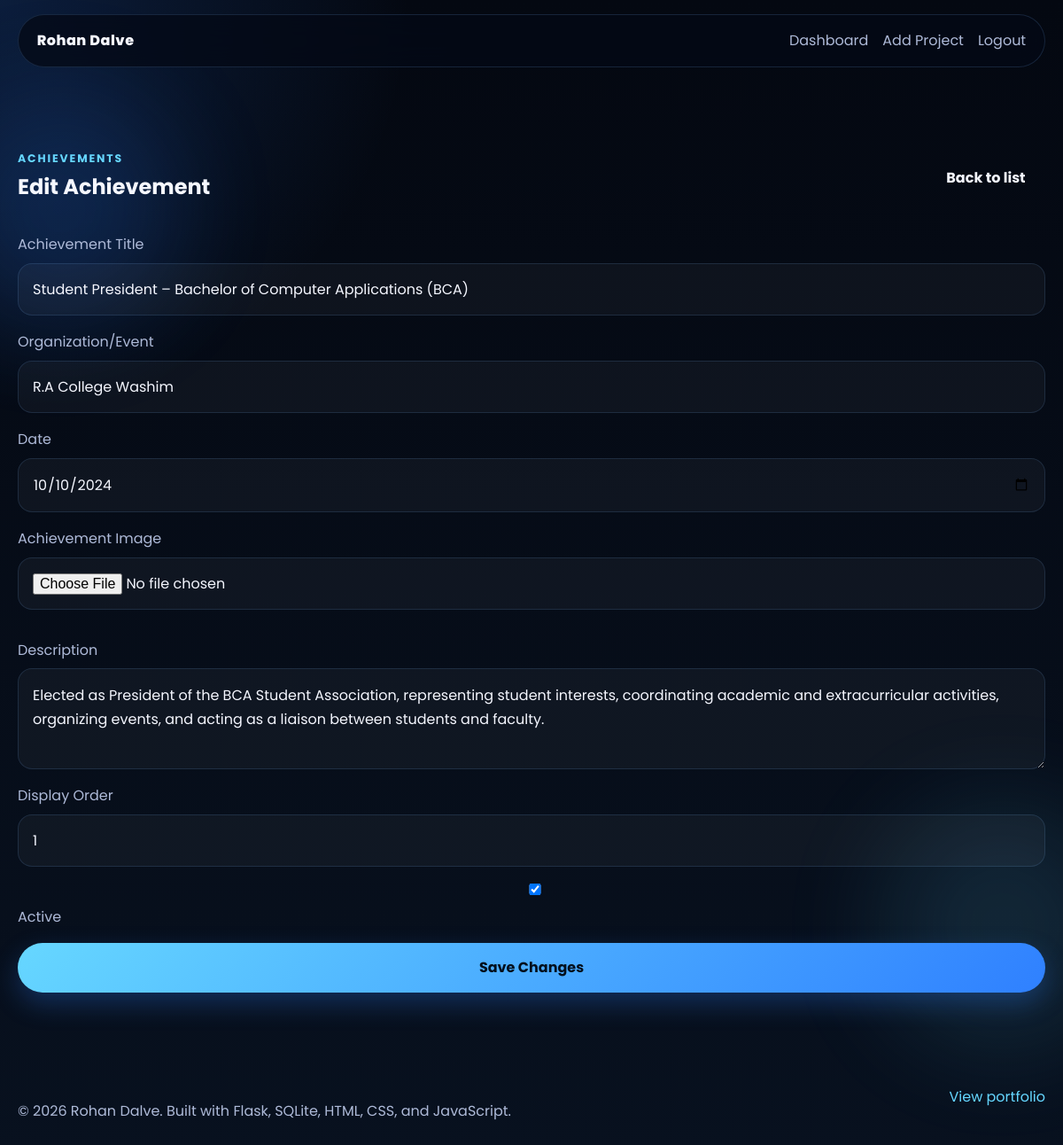
The page /edit-achievement/1 (signed in) on the database its author committed.
### tables this page shows
CREATE TABLE settings (
            key TEXT PRIMARY KEY,
            value TEXT NOT NULL
        );

CREATE TABLE achievements (
            id INTEGER PRIMARY KEY AUTOINCREMENT,
            title TEXT NOT NULL,
            organization TEXT,
            achievement_date TEXT,
            description TEXT,
            image TEXT,
            display_order INTEGER DEFAULT 0,
            status INTEGER DEFAULT 1,
            created_at TEXT DEFAULT (datetime('now')),
            updated_at TEXT
        );

### app.py (the view, shortened to what this page needs)
@app.route("/edit-achievement/<int:ach_id>", methods=["GET", "POST"])
@admin_required
def edit_achievement(ach_id: int):
    ach = query_one("SELECT * FROM achievements WHERE id = ?", (ach_id,))
    if not ach:
        flash("Achievement not found.", "error")
        return redirect(url_for("achievements_manager"))
    return render_template("edit_achievement.html", ach=ach)

### app.py (called while the page is built)
def get_db() -> sqlite3.Connection:
    if "db" not in g:
        g.db = sqlite3.connect(app.config["DATABASE"])
        g.db.row_factory = sqlite3.Row
    return g.db

def query_one(query: str, params: tuple = ()) -> sqlite3.Row | None:
    return get_db().execute(query, params).fetchone()

def admin_required(view_func):
    @wraps(view_func)
    def wrapped_view(*args, **kwargs):
        if not session.get("admin_logged_in"):
            flash("Please log in to access the admin dashboard.", "error")
            return redirect(url_for("admin_login"))
        return view_func(*args, **kwargs)
    return wrapped_view

@app.context_processor
def inject_globals():
    db = sqlite3.connect(app.config["DATABASE"])
    db.row_factory = sqlite3.Row
    rows = db.execute("SELECT key, value FROM settings").fetchall()
    db.close()
    site = DEFAULT_SETTINGS.copy()
    site.update({row["key"]: row["value"] for row in rows})
    return {"site": site, "current_year": datetime.now().year}

### templates/edit_achievement.html (shortened to what this page needs)
{% extends "base.html" %}
{% block body_class %}admin-body{% endblock %}
{% block content %}
<section class="section">
    <div class="container">
        <div class="panel-header">
            <div>
                <span class="section-tag">Achievements</span>
                <h2>Edit Achievement</h2>
            </div>
            <a class="btn" href="{{ url_for('achievements_manager') }}">Back to list</a>
        </div>
        <form class="admin-form" action="{{ url_for('edit_achievement', ach_id=ach.id) }}" method="post" enctype="multipart/form-data">
            <label>Achievement Title<input type="text" name="title" value="{{ ach.title }}" required></label>
            <label>Organization/Event<input type="text" name="organization" value="{{ ach.organization }}"></label>
            <label>Date<input type="date" name="achievement_date" value="{{ ach.achievement_date }}"></label>
            <label>Achievement Image<input type="file" name="image" accept=".png,.jpg,.jpeg,.webp,.gif"></label>
            <label>Description<textarea name="description" rows="3">{{ ach.description }}</textarea></label>
            <label>Display Order<input type="number" name="display_order" value="{{ ach.display_order }}"></label>
            <label><input type="checkbox" name="status" {% if ach.status %}checked{% endif %}> Active</label>
            <button class="btn btn-primary" type="submit">Save Changes</button>
        </form>
    </div>
</section>
{% endblock %}

### templates/partials/navbar.html (shortened to what this page needs)
<header class="site-header" id="top">
    <nav class="navbar container">
        <a href="{{ url_for('home') }}#hero" class="brand">{{ site.name }}</a>
        <div class="nav-links" id="nav-menu">
            {% if request.path == '/' %}
            <a href="#hero">Home</a>
            <a href="#about">About</a>
            <a href="#skills">Skills</a>
            <a href="#experience">Experience</a>
            <a href="#projects">Projects</a>
            <a href="#contact">Contact</a>
            <a class="nav-button" href="{{ url_for('static', filename='resume.pdf') }}" download>Resume</a>
            {% elif session.get('admin_logged_in') %}
            <a href="{{ url_for('dashboard') }}">Dashboard</a>
            <a href="{{ url_for('add_project') }}">Add Project</a>
            <form action="{{ url_for('logout') }}" method="post" class="nav-inline-form">
                <button type="submit" class="nav-link-button">Logout</button>
            </form>
            {% else %}
            <a href="{{ url_for('home') }}#projects">Portfolio</a>
            <a href="{{ url_for('admin_login') }}">Admin Login</a>
            {% endif %}
        </div>
    </nav>
</header>

### templates/partials/footer.html
<footer class="site-footer">
    <div class="container footer-content">
        <p>&copy; {{ current_year }} {{ site.name }}. Built with Flask, SQLite, HTML, CSS, and JavaScript.</p>
        {% if request.path == '/' %}
        <a href="#top" class="footer-link">Back to top</a>
        {% else %}
        <a href="{{ url_for('home') }}" class="footer-link">View portfolio</a>
        {% endif %}
    </div>
</footer>

### static/css/style.css (style rules this page uses)
:root { --bg: #050816; --bg-alt: #091225; --panel: rgba(12, 22, 45, 0.7); --panel-strong: rgba(16, 29, 58, 0.9); --panel-soft: rgba(255, 255, 255, 0.06); --border: rgba(120, 182, 255, 0.18); --text: #f5f7ff; --muted: #aebad8; --primary: #66d7ff; --primary-strong: #2f80ff; --success: #44d3a3; --danger: #ff6b8f; --shadow: 0 26px 80px rgba(1, 9, 24, 0.45); --radius-lg: 28px; --radius-md: 20px; --radius-sm: 16px; --container: min(1160px, calc(100% - 2rem)); }
*, *::before, *::after { box-sizing: border-box; }
html { scroll-behavior: smooth; }
body { margin: 0; font-family: "Poppins", sans-serif; background: radial-gradient(circle at top left, rgba(47, 128, 255, 0.24), transparent 28%), radial-gradient(circle at bottom right, rgba(102, 215, 255, 0.15), transparent 24%), linear-gradient(180deg, #030711 0%, #07111f 100%); color: var(--text); line-height: 1.7; overflow-x: hidden; }
body.admin-body { background: radial-gradient(circle at top left, rgba(47, 128, 255, 0.18), transparent 26%), linear-gradient(180deg, #040811 0%, #08111f 100%); }
a { color: inherit; text-decoration: none; }
button, input, textarea { font: inherit; }
.container { width: var(--container); margin: 0 auto; }
.section { padding: 5.5rem 0; }
.section-heading h1, .section-heading h2, .panel-header h1, .panel-header h2, .admin-auth-intro h1, .dashboard-hero__content h1 { margin: 0.4rem 0 0.85rem; line-height: 1.15; }
.section-tag, .eyebrow, .project-stack { color: var(--primary); text-transform: uppercase; letter-spacing: 0.15em; font-size: 0.78rem; font-weight: 700; }
.site-header { position: sticky; top: 0; z-index: 30; padding-top: 1rem; }
.navbar { display: flex; align-items: center; justify-content: space-between; gap: 1rem; padding: 0.95rem 1.3rem; background: rgba(4, 10, 22, 0.78); border: 1px solid rgba(120, 182, 255, 0.16); border-radius: 999px; backdrop-filter: blur(18px); }
.brand { font-weight: 800; letter-spacing: 0.03em; }
.nav-links { display: flex; align-items: center; gap: 1rem; }
.nav-links a, .nav-button, .nav-link-button { color: var(--muted); transition: color 0.25s ease, opacity 0.25s ease, transform 0.25s ease; }
.nav-inline-form { margin: 0; }
.nav-link-button { padding: 0; background: transparent; border: 0; cursor: pointer; }
.btn { display: inline-flex; align-items: center; justify-content: center; gap: 0.45rem; min-height: 48px; padding: 0.9rem 1.4rem; border: 0; border-radius: 999px; font-weight: 700; cursor: pointer; transition: transform 0.25s ease, box-shadow 0.25s ease, background 0.25s ease, border-color 0.25s ease; }
.btn-primary { background: linear-gradient(135deg, var(--primary), var(--primary-strong)); color: #04101e; box-shadow: 0 12px 30px rgba(47, 128, 255, 0.28); }
.contact-form, .admin-form { display: grid; gap: 1rem; }
.contact-form label, .admin-form label { display: grid; gap: 0.45rem; color: var(--muted); }
.contact-form input, .contact-form textarea, .admin-form input, .admin-form textarea, .admin-list-item input { width: 100%; padding: 0.95rem 1rem; color: var(--text); background: rgba(255, 255, 255, 0.04); border: 1px solid rgba(120, 182, 255, 0.14); border-radius: 16px; outline: none; }
.panel-header { display: flex; align-items: center; justify-content: space-between; gap: 1rem; margin-bottom: 1.5rem; }
.site-footer { padding: 1rem 0 2rem; }
.footer-content { display: flex; justify-content: space-between; gap: 1rem; color: var(--muted); }
.footer-link { color: var(--primary); }

### rows shown on the page
settings: name "Rohan Dalve"
achievements: title "Student President – Bachelor of Computer Applications (BCA)", organization "R.A College Washim", achievement_date "10/10/2024", description "Elected as President of the BCA Student Association, representing student interests, coordinating academic and extracurricular activities, organizing events, and acting as a liaison between students and faculty.", display_order "1", status "☑"
